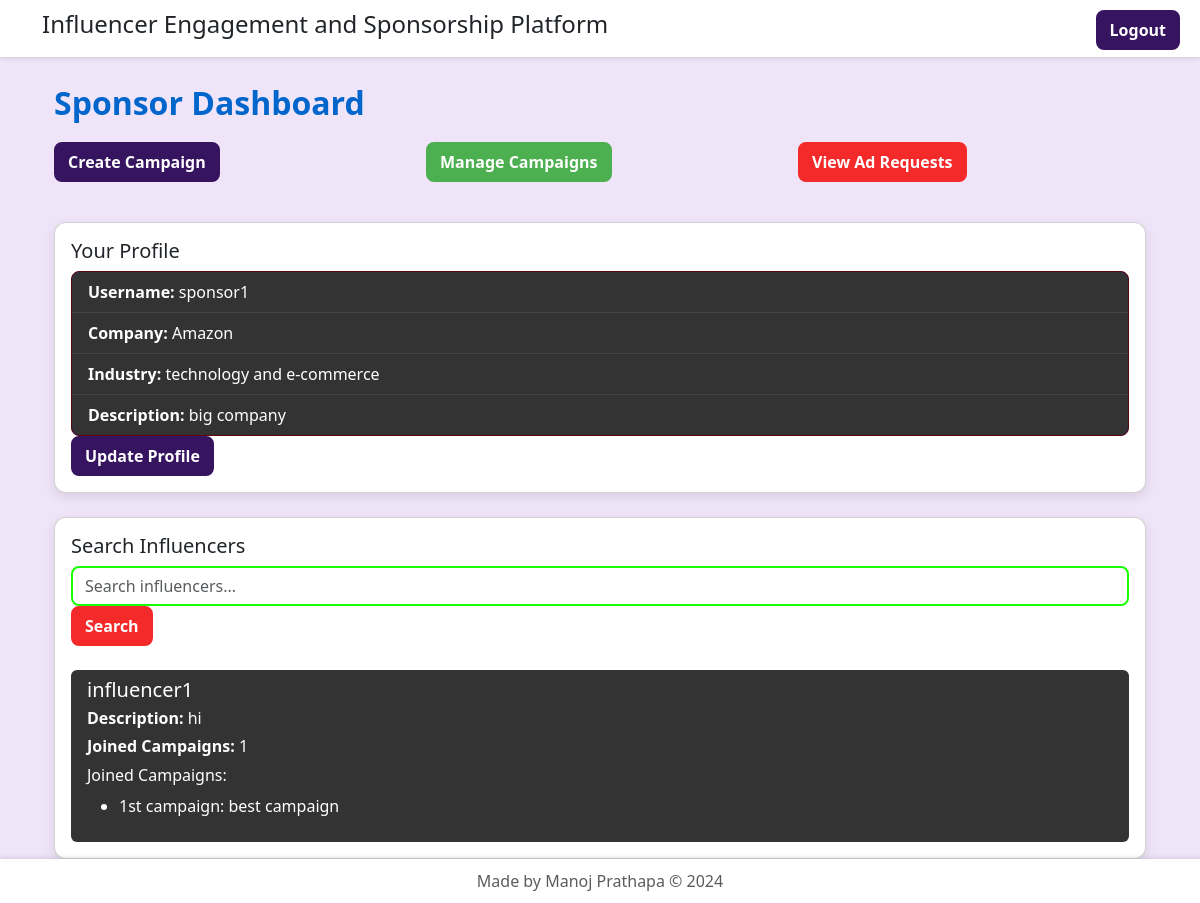
/sponsor (signed in), run on the app's committed database.
### models.py (models this page shows, shortened)
class User(db.Model, UserMixin):
    user_id = db.Column(db.Integer, primary_key=True)
    username = db.Column(db.String(100), unique=True, nullable=False)
    password = db.Column(db.String(100), nullable=False)
    role = db.Column(db.String(50), nullable=False)
    bio = db.Column(db.String(255), nullable=True)
    linked_campaigns = db.relationship('Campaign', secondary='campaign_influencer', backref=db.backref('associated_influencers', lazy='dynamic'))

class Sponsor(db.Model):
    sponsor_id = db.Column(db.Integer, primary_key=True)
    user_id = db.Column(db.Integer, db.ForeignKey('user.user_id'), nullable=False)
    company = db.Column(db.String(120), nullable=True)
    sector = db.Column(db.String(120), nullable=True)
    sponsor_budget = db.Column(db.Float, nullable=True)
    company_description = db.Column(db.Text, nullable=True)  # New field for description
    user = db.relationship('User', backref=db.backref('sponsors', lazy=True))

class Campaign(db.Model):
    campaign_id = db.Column(db.Integer, primary_key=True)
    sponsor_id = db.Column(db.Integer, db.ForeignKey('sponsor.sponsor_id'))
    title = db.Column(db.String(100), nullable=False)
    campaign_description = db.Column(db.Text, nullable=False)
    start = db.Column(db.Date, nullable=False)  # Changed from DateTime to Date
    end = db.Column(db.Date, nullable=False)    # Changed from DateTime to Date
    campaign_budget = db.Column(db.Float, nullable=False)
    visibility = db.Column(db.String(50), nullable=False)
    campaign_goals = db.Column(db.Text, nullable=True)
    sponsor = db.relationship('Sponsor', backref=db.backref('campaigns_list', lazy=True))

### app.py (the view)
@app.route('/sponsor', methods=['GET'])
@login_required
def sponsor_dashboard():
    search_query = request.args.get('search', '')
    sponsor = Sponsor.query.filter_by(user_id=current_user.user_id).first()
    influencers = User.query.join(Influencer).filter(
        User.username.ilike(f'%{search_query}%')
    ).all()
    influencer_campaigns = {}
    for influencer in influencers:
        joined_campaigns = Campaign.query.join(CampaignInfluencer).filter(CampaignInfluencer.influencer_id == influencer.user_id).all()
        influencer_campaigns[influencer.user_id] = joined_campaigns
    return render_template('sponsor_dashboard.html', influencers=influencers, search_query=search_query, influencer_campaigns=influencer_campaigns)

### app.py (called while the page is built)
@login_manager.user_loader
def load_user(user_id):
    return User.query.get(user_id)

@app.before_request
def custom_middleware():
    if request.path.startswith('/admin') and current_user.role != 'admin':
        flash('Unauthorized access!', 'danger')
        return redirect(url_for('index'))

### templates/sponsor_dashboard.html (shortened to what this page needs)
{% extends 'base.html' %}
{% block content %}
<div class="container mt-4">
  <h2 class="page-title">Sponsor Dashboard</h2>
  <div class="row">
    <div class="col-md-4 mb-3">
      <a
        href="{{ url_for('new_campaign') }}"
        class="btn custom-btn custom-btn-primary"
      >
        Create Campaign
      </a>
    </div>
    <div class="col-md-4 mb-3">
      <a
        href="{{ url_for('manage_campaigns') }}"
        class="btn custom-btn custom-btn-success"
      >
        Manage Campaigns
      </a>
    </div>
    <div class="col-md-4 mb-3">
      <a
        href="{{ url_for('view_ad_requests') }}"
        class="btn custom-btn custom-btn-info"
      >
        View Ad Requests
      </a>
    </div>
  </div>
  <div class="card mt-4 custom-profile-card">
    <div class="card-body">
      <h5 class="card-title">Your Profile</h5>
      {% if current_user.sponsors %}
        <ul class="list-group custom-list-group">
          <li class="list-group-item">
            <strong>Username:</strong> {{ current_user.username }}
          </li>
          <li class="list-group-item">
            <strong>Company:</strong> {{ current_user.sponsors[0].company }}
          </li>
          <li class="list-group-item">
            <strong>Industry:</strong> {{ current_user.sponsors[0].sector }}
          </li>
          <li class="list-group-item">
            <strong>Description:</strong> {{ current_user.sponsors[0].company_description or 'N/A' }}
          </li>
        </ul>
        <a href="{{ url_for('update_sponsor_profile') }}" class="btn custom-btn custom-btn-primary">Update Profile</a>
      {% else %}
        <p>No sponsor profile found.</p>
      {% endif %}
    </div>
  </div>
  <div class="card mt-4 custom-search-card">
    <div class="card-body">
      <h5 class="card-title">Search Influencers</h5>
      <form method="GET" action="{{ url_for('sponsor_dashboard') }}" class="mb-4">
        <div class="form-group">
          <input type="text" name="search" class="form-control custom-search-bar" placeholder="Search influencers..." value="{{ search_query }}">
        </div>
        <button type="submit" class="btn custom-btn custom-btn-info">Search</button>
      </form>
      {% if influencers %}
        <div class="list-group">
          {% for influencer in influencers %}
            <a href="#" class="list-group-item list-group-item-action">
              <h5 class="mb-1">{{ influencer.username }}</h5>
              <p class="mb-1"><strong>Description:</strong> {{ influencer.bio or 'N/A' }}</p>
              <p class="mb-1"><strong>Joined Campaigns:</strong> {{ influencer_campaigns[influencer.user_id] | length }}</p>
              <h6 class="mt-2">Joined Campaigns:</h6>
              <ul>
                {% if influencer_campaigns[influencer.user_id] %}
                  {% for campaign in influencer_campaigns[influencer.user_id] %}
                    <li>{{ campaign.title }}: {{ campaign.campaign_description }}</li>
                  {% endfor %}
                {% else %}
                  <li>No campaigns joined.</li>
                {% endif %}
              </ul>
            </a>
          {% endfor %}
        </div>
      {% else %}
        <p>No influencers found.</p>
      {% endif %}
    </div>
  </div>
</div>
{% endblock %}

### templates/base.html (style rules this page uses)
body { display: flex; flex-direction: column; min-height: 100vh; background-color: #f0e5f8; }
.page-title { color: #0066cc; font-size: 2rem; font-weight: 700; margin-bottom: 20px; }
.custom-btn { border-radius: 8px; font-weight: 600; transition: background-color 0.3s ease, transform 0.3s ease; border: 2px solid; }
.custom-btn-primary { background-color: #36145f; border-color: #36145f; color: #ffffff; }
.custom-btn-success { background-color: #4caf50; border-color: #4caf50; color: #ffffff; }
.custom-btn-info { background-color: #f42a2a; border-color: #f42a2a; color: #ffffff; }
.custom-profile-card, .custom-search-card { background-color: #ffffff; border-radius: 12px; box-shadow: 0 4px 12px rgba(0, 0, 0, 0.1); }
.custom-list-group { background-color: #f9f9f9; border: 1px solid #ddd; border-radius: 8px; }
.list-group-item { border: none; color: #333; }
.list-group-item:not(:last-child) { border-bottom: 1px solid #ddd; }
.custom-search-bar { border: 2px solid #1aff00; border-radius: 8px; }
.custom-list-group { background-color: #25177a; border: 1px solid #5d0606; border-radius: 8px; }
.list-group-item { border: none; color: #fff; background-color: #333; }
.list-group-item:not(:last-child) { border-bottom: 1px solid #444; }

### data on the page
User: username "sponsor1"
Sponsor: company "Amazon", sector "technology and e-commerce", company_description "big company"
User: username "influencer1", bio "hi", influencer_campaigns "1"
Campaign: title "1st campaign", campaign_description "best campaign"
